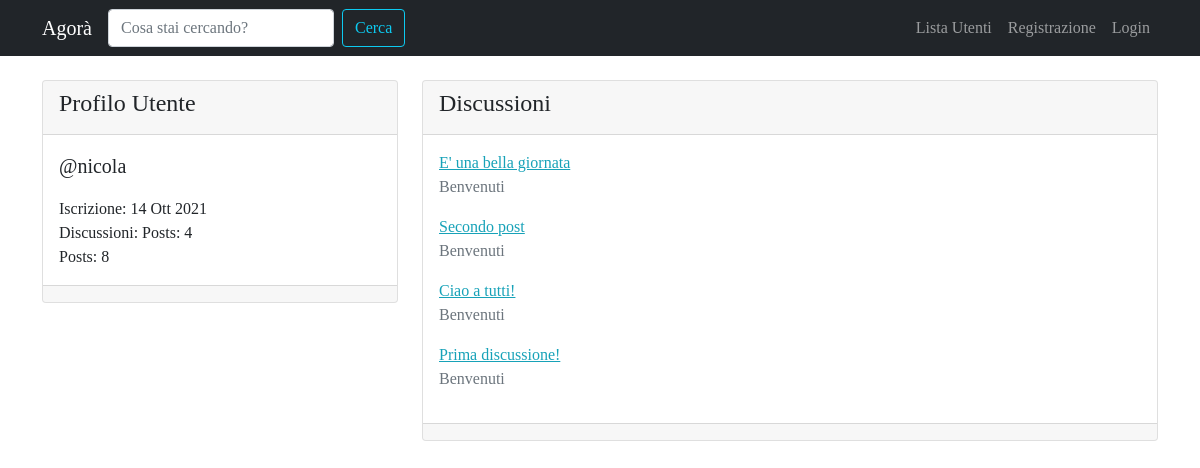
/user/nicola/, run on an earlier commit of the app's database.
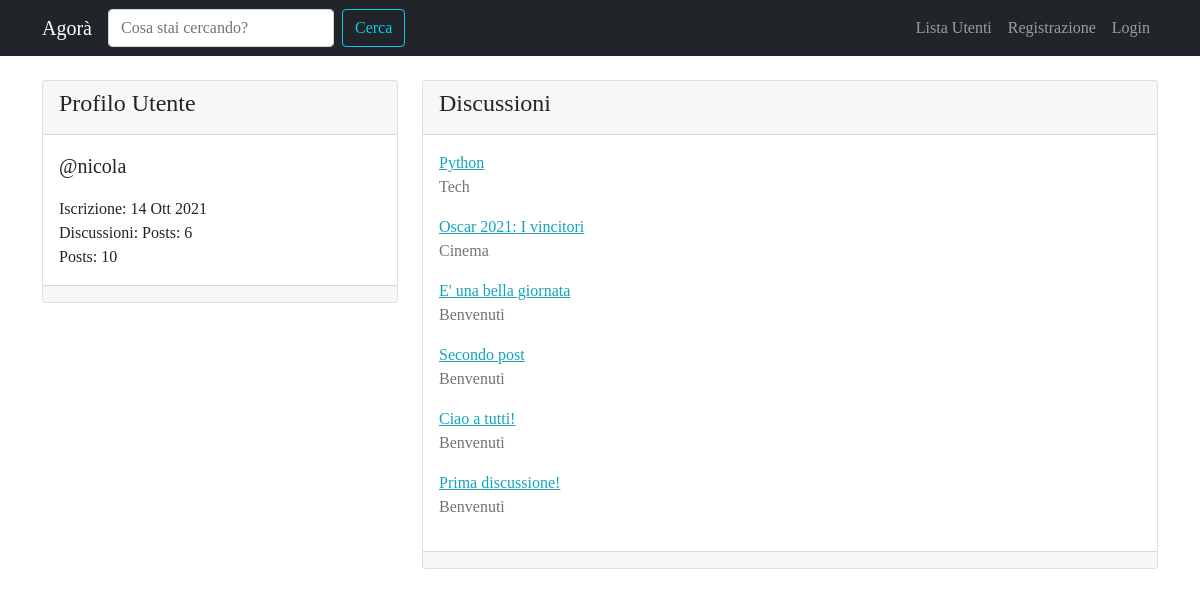
And on a later commit of the database.
### forum/models.py (models this page shows, shortened)
class Discussione(models.Model):
    titolo = models.CharField(max_length=120)
    data_creazione = models.DateTimeField(auto_now_add=True)
    autore_discussione = models.ForeignKey(User, on_delete=models.CASCADE, related_name="discussioni")
    sezione_appartenenza = models.ForeignKey(Sezione, on_delete=models.CASCADE)
    def get_absolute_url(self):
        return reverse("visualizza_discussione", kwargs={"pk": self.pk})
    class Meta:
        verbose_name = "Discussione"
        verbose_name_plural = "Discussioni"

class Sezione(models.Model):
    nome_sezione = models.CharField(max_length=80)
    descrizione = models.CharField(max_length=150, blank=True, null=True)
    logo_sezione = models.ImageField(blank=True, null=True)
    def __str__(self):
        return self.nome_sezione
    class Meta:
        verbose_name = "Sezione"
        verbose_name_plural = "Sezioni"

### core/views.py (the view)
# urls.py: path('user/<str:username>/', views.user_profile_view, name='user_profile'),
def user_profile_view(request, username):
    user = get_object_or_404(User, username=username)
    discussioni_utente = Discussione.objects.filter(autore_discussione=user).order_by("-pk")
    context = {'user': user, 'discussioni_utente': discussioni_utente}
    return render(request, 'core/user_profile.html', context)

### core/templates/core/user_profile.html (shortened to what this page needs)
{% extends 'base.html' %}
{% block content %}
<div class="row mt-3">
    <div class="col-4">
        <div class="card my-2">
            <div class="card-header">
                <h4>{% if request.user == user %}Il Tuo {% endif %}Profilo Utente</h4>
            </div>
            <div class="card-body">
                <p class="lead">@{{ user }}</p>
                <p class="mb-0">Iscrizione: {{ user.date_joined|date:"d M Y" }}</p>
                <p class="mb-0">Discussioni: Posts: {{ user.discussioni.count }}</p>
                <p class="mb-0">Posts: {{ user.posts.count }}</p>
            </div>
            <div class="card-footer"></div>
        </div>
    </div>
    <div class="col-8">
        <div class="card my-2">
            <div class="card-header">
                <h4>Discussioni</h4>
            </div>
            <div class="card-body">
                {% for discussione in discussioni_utente %}
                    <a href="{{ discussione.get_absolute_url }}">{{ discussione.titolo }}</a>
                    <p class="text-muted">{{ discussione.sezione_appartenenza }}</p>
                {% empty %}
                    {% if request.user != user %}
                        <p>{{ user }} non ha creato alcuna discussione! </p>
                    {% else %}
                        <p>Non hai creato alcuna discussione, inizia subito!</p>
                    {% endif %}
                {% endfor %}
            </div>
            <div class="card-footer"></div>
        </div>
    </div>
</div>
{% endblock content %}

What changed in the data, as far as the page shows it:
added Discussione: titolo "Python", sezione_appartenenza "Tech"
added Discussione: titolo "Oscar 2021: I vincitori", sezione_appartenenza "Cinema"
Also different on the page:
{{ user.discussioni.count }}: "4" → "6"
{{ user.posts.count }}: "8" → "10"
